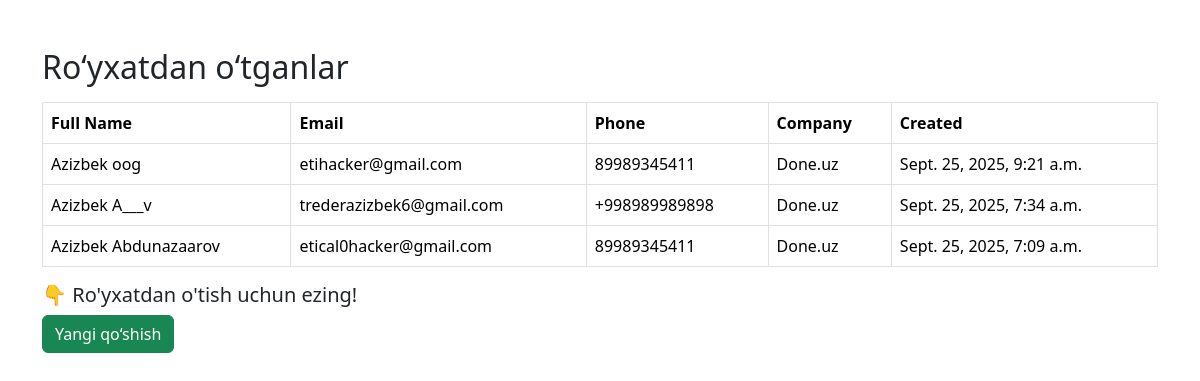
Page /list/ on the committed database.
### users/models.py (models this page shows, shortened)
class Person(models.Model):
    full_name = models.CharField(max_length=200)
    email = models.EmailField(unique=True)
    phone = models.CharField(max_length=15)
    company = models.CharField(max_length=200, blank=True, null=True)
    created_at = models.DateTimeField(auto_now_add=True)

### users/views.py (the view)
# urls.py: path("list/", views.person_list, name="list"),
def person_list(request):
    people = Person.objects.all().order_by("-created_at")
    return render(request, "list.html", {"people": people})

### templates/list.html (shortened to what this page needs)
<!DOCTYPE html>
{% load static %}
<html lang="en">
<head>
  <link href="https://cdn.jsdelivr.net/npm/bootstrap@5.3.3/dist/css/bootstrap.min.css" rel="stylesheet">
</head>
<body class="container mt-5">
  <h2>Ro‘yxatdan o‘tganlar</h2>
  <table class="table table-bordered mt-3">
    <thead>
      <tr>
        <th>Full Name</th>
        <th>Email</th>
        <th>Phone</th>
        <th>Company</th>
        <th>Created</th>
      </tr>
    </thead>
    <tbody>
      {% for person in people %}
      <tr>
        <td>{{ person.full_name }}</td>
        <td>{{ person.email }}</td>
        <td>{{ person.phone }}</td>
        <td>{{ person.company }}</td>
        <td>{{ person.created_at }}</td>
      </tr>
      {% empty %}
      <tr>
        <td colspan="5" class="text-center">Hozircha hech kim ro‘yxatdan o‘tmagan</td>
      </tr>
      {% endfor %}
    </tbody>
  </table>
  <h5>👇 Ro'yxatdan o'tish uchun ezing! </h5>
  <a href="{% url 'register' %}" class="btn btn-success">Yangi qo‘shish</a>
</body>
</html>

### rows in the picture
Person: full_name "Azizbek oog", email "etihacker@gmail.com", phone "89989345411", company "Done.uz", created_at "Sept. 25, 2025, 9:21 a.m."
Person: full_name "Azizbek A___v", email "trederazizbek6@gmail.com", phone "+998989989898", company "Done.uz", created_at "Sept. 25, 2025, 7:34 a.m."
Person: full_name "Azizbek Abdunazaarov", email "etical0hacker@gmail.com", phone "89989345411", company "Done.uz", created_at "Sept. 25, 2025, 7:09 a.m."
